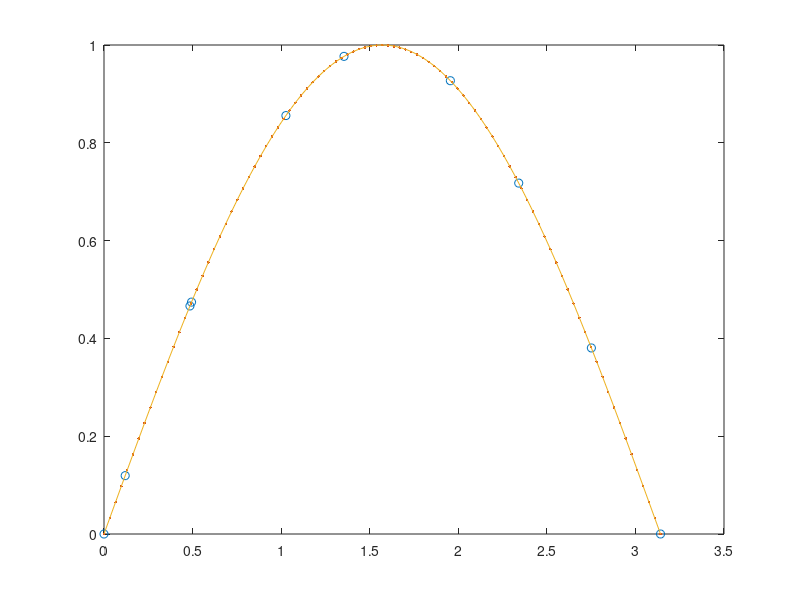

Recreate this plot in MATLAB.
% spline.m
x = cumsum(rand(10,1));
x = (x-x(1))*pi/(x(10)-x(1));
y = sin(x);
xx = linspace(0, pi, 97);
yy = spline(x,y,xx);
yyy = sin(xx);
plot(x,y,'o',xx,yy,'.',xx,yyy,'-')